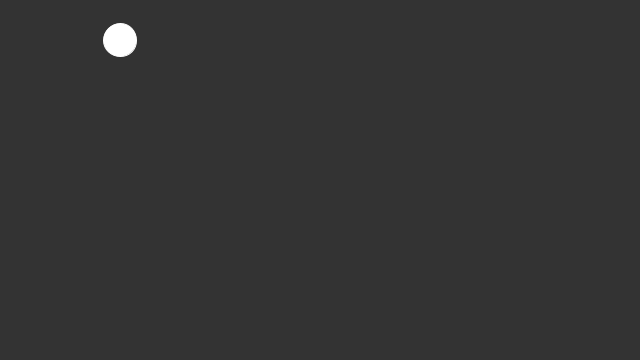
Frame 1 (no input)
Frame 60 (the mouse pressed at the canvas centre just before this capture): identical to frame 1, image omitted
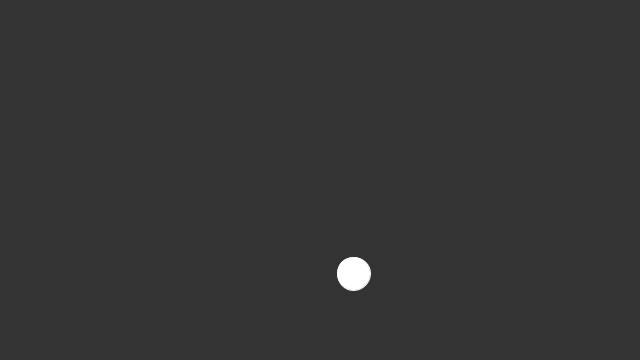
Frame 120 (the mouse held since frame 60 and released just before this capture)

The Processing sketch that drew these frames (run headless with seeded random() and noise(); from frame 60 on, the mouse is pressed at the canvas centre):

// Processing sketch: bilinearinterpolate
// ── bilinearinterpolate.pde
// Bilinear Interpolation

float a, b, c,d;

float bilinterp(float a, float b, float c, float d, float alpha, float beta){
  return ((1-beta) * (1-alpha) * a) + (alpha* beta * c) + ( alpha * (1-beta)*b) + (beta * (1- alpha) * d);
}

void setup() {
  size(640, 360); 
  noStroke();  
}

void draw() { 
  background(51);
  c = 600;
  d = 200;
  
  a = bilinterp(mouseX, mouseY, c, c, 0.2, 0.2);
  b = bilinterp(mouseX, mouseY, d, d, 0.2, 0.2);
  
  fill(255);
  stroke(255);
  ellipse(a, b, 33, 33);
}
